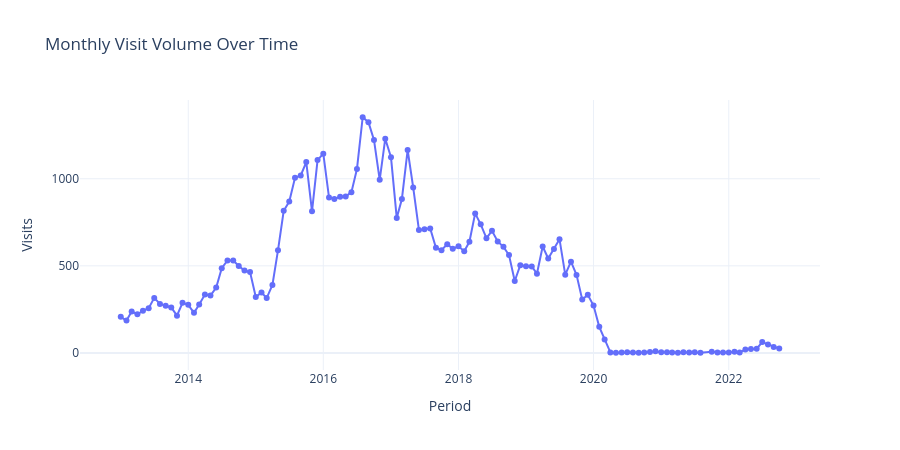

The notebook cell this image was saved under:
### Markdown cell above
### 📈 6.6 Visit trend over time

### Code cell
trend = master.groupby(["VisitYear", "VisitMonth"]).size().reset_index(name="Visits")
trend["Period"] = pd.to_datetime(trend["VisitYear"].astype(str) + "-" + trend["VisitMonth"].astype(str) + "-01")
trend = trend.sort_values("Period")

fig = px.line(trend, x="Period", y="Visits", markers=True, title="Monthly Visit Volume Over Time")
fig.update_layout(height=450)
fig.show()
